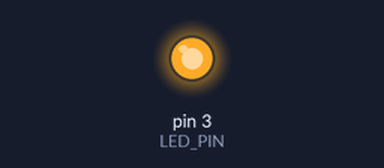
A sketch run on a simulated Arduino Uno, built with avr-gcc and run on an emulated ATmega328P. Shown: output pins drawn as LEDs (lit = HIGH).

Above: at 2.5 s.
At 5.5 s:
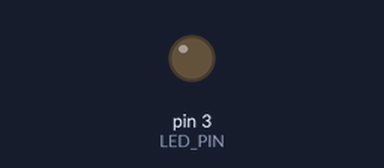
Timing chart, 0 to 7.8 s (numbered marks = the images above):
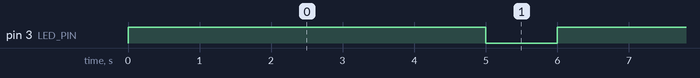

The sketch:

Blink.ino
```cpp
// (licence header left out)
#define LED_PIN 3 // Define el pin del LED como el pin número 3 en la placa Arduino.

void setup() {
    pinMode(LED_PIN, OUTPUT); // Configura el pin del LED como salida.
}

void loop() {
    digitalWrite(LED_PIN, HIGH); // Enciende el LED.
    delay(5000);                 // Mantiene el LED encendido durante 5000 milisegundos (5 segundos).
    digitalWrite(LED_PIN, LOW);  // Apaga el LED.
    delay(1000);                 // Mantiene el LED apagado durante 1000 milisegundos (1 segundo).
}
```

Measured:
- by itself, pin 3 (LED_PIN): alternates HIGH for 5.0 s and LOW for 1.0 s
